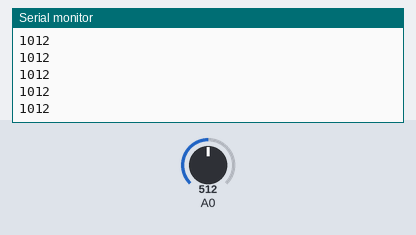
This sketch was run on a simulated Arduino Uno, built with avr-gcc and run on an emulated ATmega328P. Parts: the last lines printed to the serial monitor. The inputs (shaded band) are chosen by the test bench; at power-on: A0 = 512.

Above: at 1.2 s.
1.3 s: A0 set to 716
At 1.32 s:
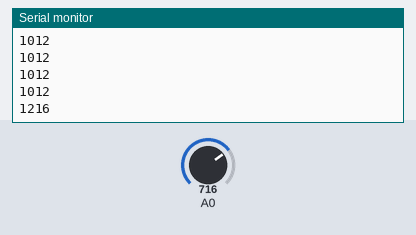
2.8 s: A0 set to 900
At 2.83 s:
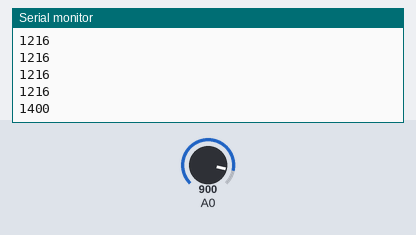
Timing chart, 0 to 5.8 s (numbered marks = the images above; inputs shaded):
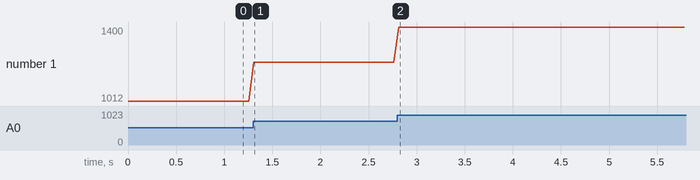

The sketch:

DataRead.ino
```cpp
void setup() {
  Serial.begin(9600);
}

void loop() {
  int data = analogRead(0);
  Serial.println(String(data+500));
  delay(50);
}
```

Measured:
- after the input at 1.3 s, the serial monitor: prints a new line at once (image 1)
- after the input at 2.8 s, the serial monitor: prints a new line at once (image 2)
- plotted number 1: 1012 → 1216 after the input at 1.3 s, 1216 → 1400 after the input at 2.8 s
